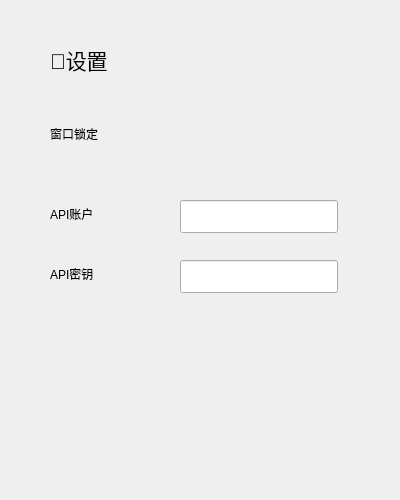
<?xml version="1.0" encoding="UTF-8"?>
<ui version="4.0">
 <class>Frame</class>
 <widget class="QFrame" name="Frame">
  <property name="geometry">
   <rect>
    <x>0</x>
    <y>0</y>
    <width>400</width>
    <height>500</height>
   </rect>
  </property>
  <property name="windowTitle">
   <string>Frame</string>
  </property>
  <widget class="SwitchButton" name="SwitchButton">
   <property name="geometry">
    <rect>
     <x>200</x>
     <y>130</y>
     <width>76</width>
     <height>22</height>
    </rect>
   </property>
   <property name="styleSheet">
    <string notr="true">QWidget {
    background-color: white;
}

SwitchButton {
    qproperty-spacing: 12;
    background-color: transparent;
}

SwitchButton&gt;QLabel {
    color: black;
    font: 14px '华文中宋','Microsoft YaHei', '微软雅黑','PingFang SC', 'sans-serif'；
    background-color: transparent;
    border: none;
}

SwitchButton&gt;QLabel:disabled {
    color: rgba(0, 0, 0, 0.36);
}

</string>
   </property>
  </widget>
  <widget class="CaptionLabel" name="CaptionLabel">
   <property name="geometry">
    <rect>
     <x>50</x>
     <y>40</y>
     <width>91</width>
     <height>41</height>
    </rect>
   </property>
   <property name="text">
    <string>&lt;html&gt;&lt;head/&gt;&lt;body&gt;&lt;p&gt;&lt;span style=&quot; font-size:16pt;&quot;&gt;👀设置&lt;/span&gt;&lt;/p&gt;&lt;/body&gt;&lt;/html&gt;</string>
   </property>
  </widget>
  <widget class="SubtitleLabel" name="SubtitleLabel">
   <property name="geometry">
    <rect>
     <x>50</x>
     <y>120</y>
     <width>120</width>
     <height>27</height>
    </rect>
   </property>
   <property name="text">
    <string>窗口锁定</string>
   </property>
  </widget>
  <widget class="SubtitleLabel" name="SubtitleLabel_2">
   <property name="geometry">
    <rect>
     <x>50</x>
     <y>200</y>
     <width>120</width>
     <height>27</height>
    </rect>
   </property>
   <property name="text">
    <string>API账户</string>
   </property>
  </widget>
  <widget class="SubtitleLabel" name="SubtitleLabel_3">
   <property name="geometry">
    <rect>
     <x>50</x>
     <y>260</y>
     <width>120</width>
     <height>27</height>
    </rect>
   </property>
   <property name="text">
    <string>API密钥</string>
   </property>
  </widget>
  <widget class="PasswordLineEdit" name="PasswordLineEdit">
   <property name="geometry">
    <rect>
     <x>180</x>
     <y>260</y>
     <width>158</width>
     <height>33</height>
    </rect>
   </property>
  </widget>
  <widget class="PasswordLineEdit" name="PasswordLineEdit_2">
   <property name="geometry">
    <rect>
     <x>180</x>
     <y>200</y>
     <width>158</width>
     <height>33</height>
    </rect>
   </property>
  </widget>
 </widget>
 <customwidgets>
  <customwidget>
   <class>SwitchButton</class>
   <extends>QWidget</extends>
   <header>qfluentwidgets</header>
  </customwidget>
  <customwidget>
   <class>CaptionLabel</class>
   <extends>QLabel</extends>
   <header>qfluentwidgets</header>
  </customwidget>
  <customwidget>
   <class>SubtitleLabel</class>
   <extends>QLabel</extends>
   <header>qfluentwidgets</header>
  </customwidget>
  <customwidget>
   <class>LineEdit</class>
   <extends>QLineEdit</extends>
   <header>qfluentwidgets</header>
  </customwidget>
  <customwidget>
   <class>PasswordLineEdit</class>
   <extends>LineEdit</extends>
   <header>qfluentwidgets</header>
  </customwidget>
 </customwidgets>
 <resources/>
 <connections/>
</ui>
